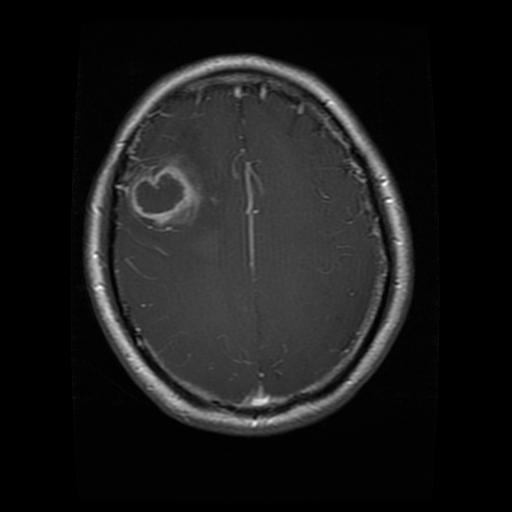
#> input picture dataset_8/glioma/Te-gl_0025.jpg, 512 x 512 px; its folder holds only this picture in this run
$ jupyter execute --allow-errors 'eda (2).ipynb'   (shell and % lines are left out)
#> lines starting #> are read from the running program, lines starting #| are printed output that depends on the picture
# Exploratory Data Analysis

import libraries and settings

[cell 1]
from pathlib import Path
import pandas as pd
import matplotlib.pyplot as plt
import seaborn as sns
from PIL import Image
import numpy as np
import os
import cv2

[cell 2]
from google.colab import drive
drive.mount('/content/drive')

# copy it into the VM’s local disk

# verify
import os
print(os.listdir('/content/dataset_8'))

## understanding the data

dataset and class distribution

[cell 3]
# define the dataset path
dataset_path = Path("dataset_8")

# aggregate all image paths and labels
image_paths = list(dataset_path.glob("*/*.jpg"))
data = [(str(path), path.parent.name) for path in image_paths]
df = pd.DataFrame(data, columns=["filepath", "label"])

import os
os.makedirs("output", exist_ok=True)

# count class distribution (saved in output/class_distribution.png)
plt.figure(figsize=(8, 6))
sns.countplot(x='label', data=df, order=df['label'].value_counts().index)
plt.title("Number of Images per Class")
plt.xlabel("Tumor Type")
plt.ylabel("Image Count")
plt.grid(axis='y')
plt.tight_layout()
plt.savefig("output/class_distribution.png")
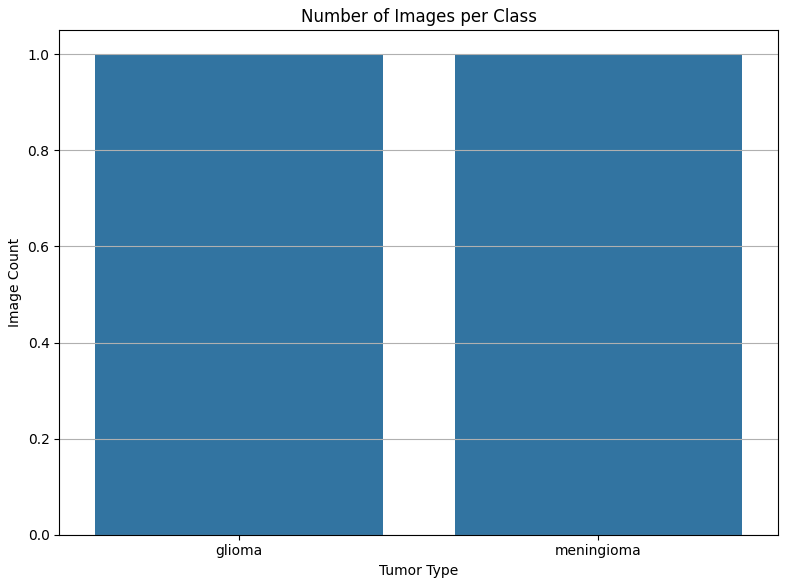
#> figure drawn by matplotlib, 1 panel
plt.close()

[cell 4]
# change working directory and confirm dataset location
%cd /content
print("now cwd:", os.getcwd())
print("here now:", os.listdir())

# you should see 'dataset_8' in the list now
root_dir = 'dataset_8'

[cell 5]
root_dir = 'dataset_8'
total_images = 0

# Loop through each subfolder (class)
for subdir in os.listdir(root_dir):
    subdir_path = os.path.join(root_dir, subdir)
    if os.path.isdir(subdir_path):
        image_files = os.listdir(subdir_path)
        num_images = len(image_files)
        total_images += num_images
        print(f"{subdir}: {num_images} images")

print(f"\nTotal images across all classes: {total_images}")

visualise sample data

[cell 6]
def show_all_classes_grid(df):
    class_names = df['label'].unique()
    plt.figure(figsize=(12, 12))

    img_count = 0
    for class_name in class_names:
        class_images = df[df['label'] == class_name]['filepath'].sample(4)
        for img_path in class_images:
            img_path = Path(img_path)
            img = cv2.imread(str(img_path))

            if img is not None:
                img = cv2.cvtColor(img, cv2.COLOR_BGR2RGB)
                plt.subplot(4, 4, img_count + 1)
                plt.imshow(img)
                plt.title(f"{class_name}\n{img_path.name}", fontsize=7)
                plt.axis('off')
                img_count += 1

            if img_count >= 16:
                break
        if img_count >= 16:
            break

    plt.suptitle("4 Sample Images per Class", fontsize=12)
    plt.tight_layout(rect=[0, 0.03, 1, 0.95])
    plt.show()

#> (the rest of this cell did not finish here and is left out)

[cell 7]
# check image shapes
df['shape'] = df['filepath'].apply(lambda x: cv2.imread(str(x)).shape if cv2.imread(str(x)) is not None else None)
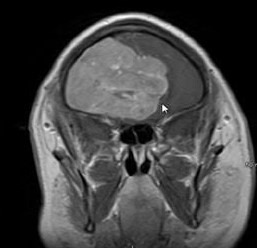
#> input picture dataset_8/meningioma/Te-me_0063.jpg, 257 x 248 px

# count unique shapes
print(df['shape'].value_counts())

dataset has 106 unique image sizes. resize all images during pre-processing (either 512x512 or 224x224)

[cell 8]
def compute_stats(path):
#> called with path = 'dataset_8/glioma/Te-gl_0025.jpg'
    img = cv2.imread(str(path), cv2.IMREAD_GRAYSCALE)
#> img: shape (512, 512); min 0, max 255, mean 26.1
    return pd.Series({
        'mean_intensity': np.mean(img),
        'std_intensity': np.std(img)
    }) if img is not None else pd.Series({'mean_intensity': None, 'std_intensity': None})

df[['mean_intensity', 'std_intensity']] = df['filepath'].apply(compute_stats)

[cell 9]
# image brightness analysis
plt.figure(figsize=(10, 4))
sns.boxplot(x='label', y='mean_intensity', data=df)
plt.title('Image Brightness by Class')
plt.show()
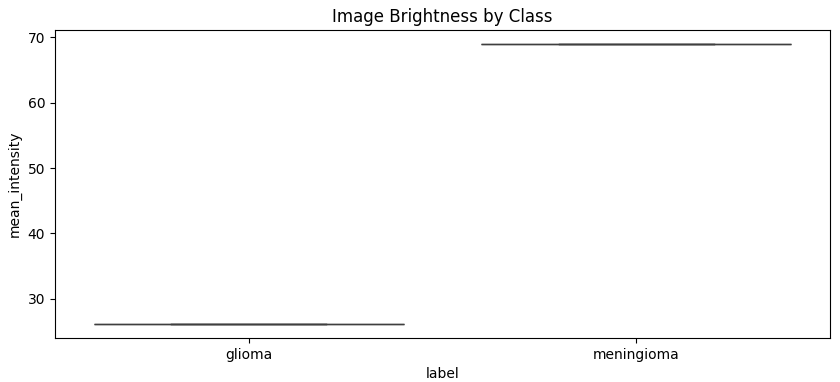
#> figure drawn by matplotlib, 1 panel

[cell 10]
# image contrast by standard deviation of pixel intensity
plt.figure(figsize=(10, 4))
sns.boxplot(x='label', y='std_intensity', data=df)
plt.title('Image Contrast (std intensity) by Class')
plt.show()

[cell 11]
def is_image_valid(path):
#> called with path = 'dataset_8/glioma/Te-gl_0025.jpg'
    try:
        img = cv2.imread(str(path))
#> img is the input picture: shape (512, 512, 3); min 0, max 255, mean 26.1
        return img is not None
    except:
        return False

df['valid'] = df['filepath'].apply(is_image_valid)
#> in is_image_valid, img is the input picture: shape (248, 257, 3); min 0, max 255, mean 69
print(df['valid'].value_counts())

[cell 12]
# 1) Imports
import cv2
import numpy as np
import pandas as pd
from skimage.feature import hog
from sklearn.preprocessing import LabelEncoder, StandardScaler
from sklearn.model_selection import GridSearchCV
from sklearn.ensemble import RandomForestClassifier

# 2) HOG feature extractor
def extract_hog(path, resize=(128,128)):
#> called with path = 'dataset_8/glioma/Te-gl_0025.jpg', resize = (128, 128)
    img = cv2.imread(path, cv2.IMREAD_GRAYSCALE)
    img = cv2.resize(img, resize)
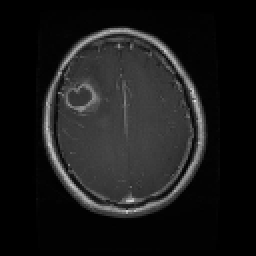
#> img: shape (128, 128) (shown 2 times larger); min 0, max 224, mean 26.2
    features = hog(
        img,
        orientations=9,
        pixels_per_cell=(8,8),
        cells_per_block=(2,2),
        block_norm='L2-Hys',
        feature_vector=True
    )
#> features = 8100 values, max 1 at index 3807, min 0 at index 0, mean 0.0849
    return features

# 3) Build feature matrix and label vector
features = [extract_hog(fp) for fp in df['filepath']]
#> call 2 of extract_hog, with path = 'dataset_8/meningioma/Te-me_0063.jpg', resize = (128, 128)
#> in extract_hog (call 2), `img = cv2.resize(img, resize)`:
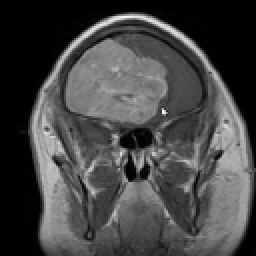
#> img: shape (128, 128) (shown 2 times larger); min 0, max 254, mean 68.9
#> in extract_hog (call 2), `features = hog( img, orientations=9, pixels_per_cell=(8,8), cells_per_..`: features = 8100 values, max 0.979 at index 2689, min 0 at index 0, mean 0.11
#> features = 2 items
#| Fitting 5 folds for each of 18 candidates, totalling 90 fits
X = np.stack(features)
le = LabelEncoder()
y = le.fit_transform(df['label'])   # e.g. {'glioma':0, …}

# 4) Scale features
scaler = StandardScaler()
X_scaled = scaler.fit_transform(X)

# 5) RF grid search on full data
param_grid = {
    'n_estimators': [50, 100, 200],
    'max_depth': [None, 10, 20],
    'min_samples_split': [2, 5]
}

rf = GridSearchCV(
    RandomForestClassifier(random_state=42),
    param_grid,
    cv=5,
    n_jobs=-1,
    verbose=1
)
#> (the rest of this cell did not finish here and is left out)
